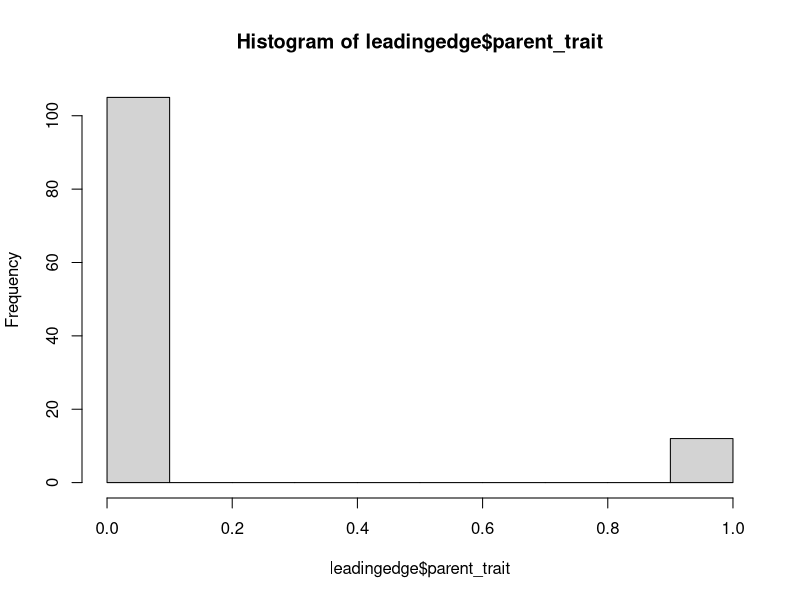
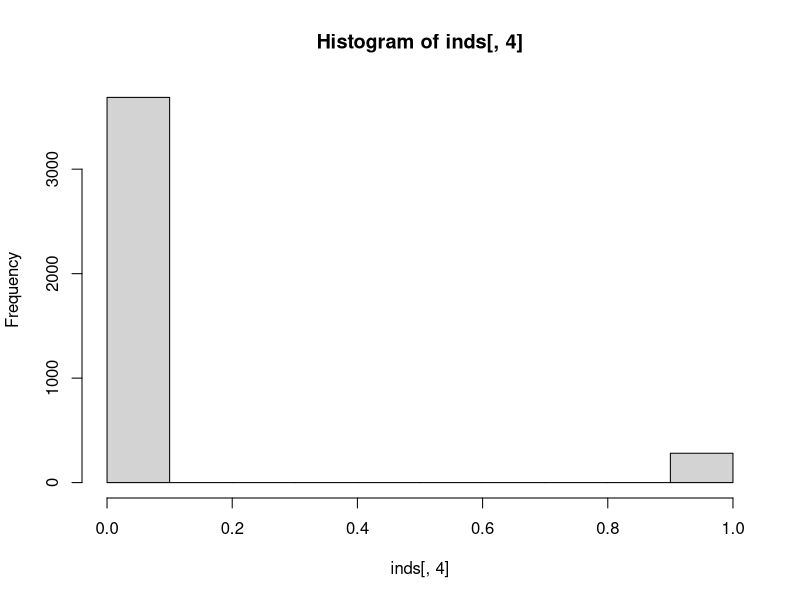
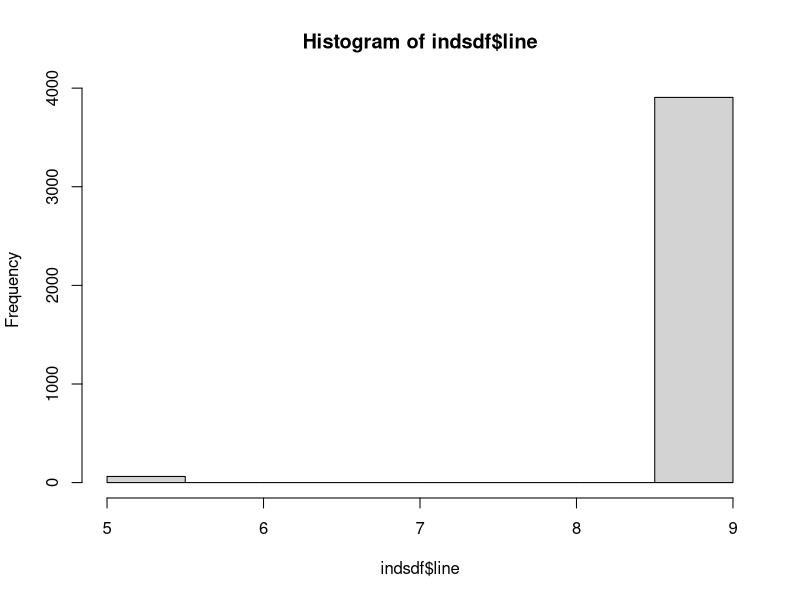
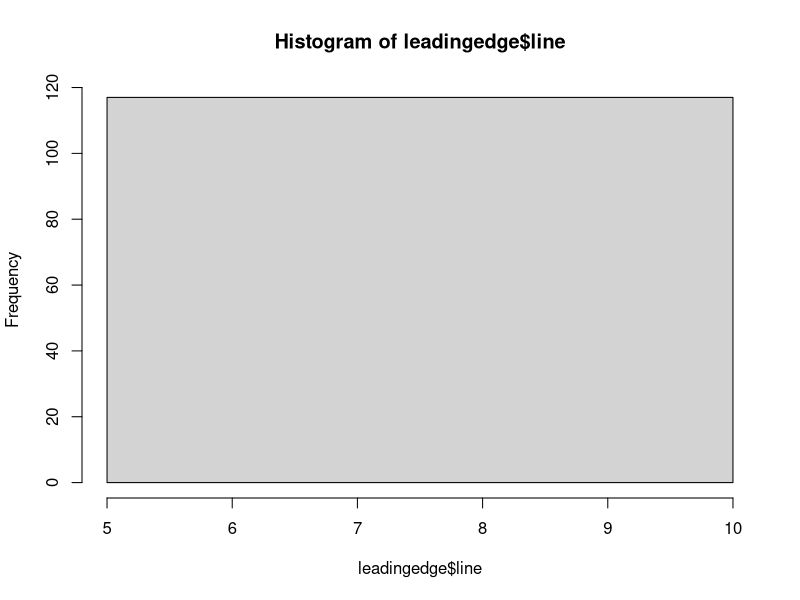
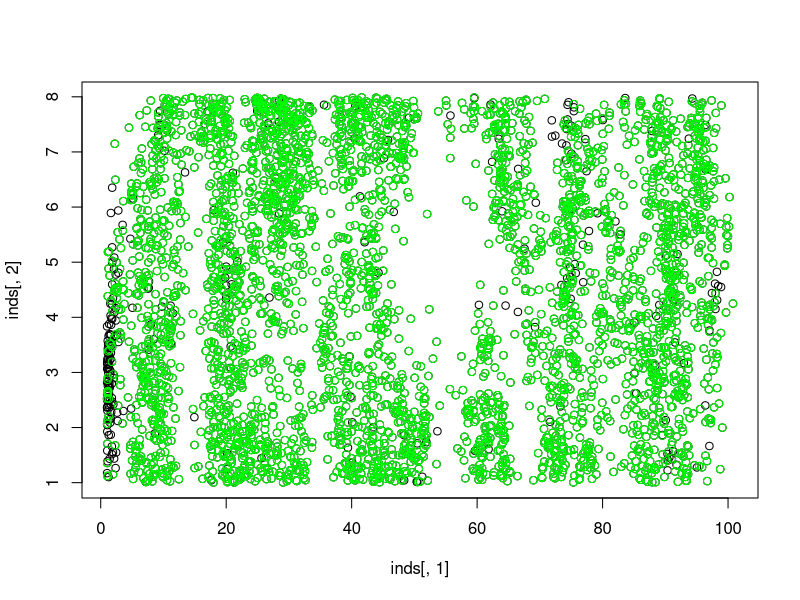

Here is the R script that generated these plots, in order:
#### IBM MATH564 v1 #################################################################

#### 04 November 2020

#### Additions from THESIS v0
## set population dynamics parameters constant
## change growth to follow simple logistic model
## add no. of neighbours column to inds matrix
## remove all traits from inds matrix, add C/D
## add mutation rate mu
## add fn to track strategies of neighbours
## add modified donation game + modify lambda with payoffs

####################################################################################

## environment parameters (don't change)
hood<-1               # maximum distance for interactions between neighbours
                      # used for computing neighbourhood in growth fn
width<-8              # width of landscape (y dimension)
length<-200           # length of landscape (x dim.)

## population parameters (don't change)
n0<-10                # number of starting individuals
lambda_base<-12       # base lambda value
K<-20                 # carrying capacity per neighbourhood
m<-1                  # dispersal (m) value
mu<-0.02              # mutation rate

## change
b<-5                  # fitness benefit
c<-0.5                # fitness cost
r<-c/b                # cost / benefit ratio

## label columns
x_col=1
y_col=2
lambda_col=3
pt_col=4
nbr_col=5
nc_col=6
repr_col=7

#### Functions for dispersal and reproduction

# model dispersal with exponential kernel, random angle
# works with initial step-through but needs more vigorous testing 
dispersal<-function(inds,xmax=length,ymax=width){
  # inds is array of individuals
  # xmax is length of landscape
  # ymax is width of landscape
  # m is coloumn corresponding to m values
  
  total_inds<-dim(inds)[1]; # get number of individuals
  dists<-rexp(total_inds,rate=m)    # define distances
  theta<-runif(total_inds,min=0,max=2*pi)   # define random direction
  delta_x<-dists*cos(theta);
  delta_y<-dists*sin(theta);
  inds[,x_col]<-inds[,x_col]+delta_x;
  inds[,y_col]<-inds[,y_col]+delta_y;
  # add reflecting boundary
  for (i in 1:total_inds){
    if (inds[i,x_col]>xmax){
      inds[i,x_col]<-2*xmax-inds[i,x_col];
    }
    if (inds[i,x_col]<1){
      inds[i,x_col]<-2-inds[i,x_col];
    }
    if (inds[i,y_col]>ymax){ #something weird here?
      inds[i,y_col]<-2*ymax-inds[i,y_col];
    }
    if (inds[i,y_col]<1){
      inds[i,y_col]<-2-inds[i,y_col];
    }
  }
  return(inds)
}

# function for reproduction
# need testing after changes
birth<-function(inds){
  total_inds<-dim(inds)[1]
  ind_cols<-dim(inds)[2]
  # count neighbours & cooperators
  for (i in 1:total_inds){
    nbr<-neighbours(inds[i,],inds)
    inds[i,nbr_col]<-sum(nbr)
    inds[i,nc_col]<-sum(ifelse(nbr,inds[,pt_col],0))
    if (inds[i,pt_col]==1){
      inds[i,nc_col]<-inds[i,nc_col]-1
    }
  }
  # adjust lambdas
  for (i in 1:total_inds){
    inds[i,lambda_col]<-max(inds[i,lambda_col]+payoffs(inds[i,]),0)
  }
  # make the babies
  for (i in 1:total_inds){
    if (inds[i,pt_col]==1 && inds[i,nbr_col]==0){
      inds[i,repr_col]==0
    }
    else
  inds[i,repr_col]<-growth(inds[i,])
  }
  total_births<-sum(inds[,repr_col])
  # make them land in the same location as parent, with same traits
 index<-rep(1:total_inds,inds[,repr_col])
 new_inds<-inds[index,]
 new_inds[,repr_col]<-NA
 new_inds[,nbr_col]<-NA
 new_inds[,nc_col]<-NA
 new_inds[,lambda_col]<-lambda_base
 # mutation for C/D
 new_inds[,pt_col]<-mutate(new_inds)
 
  return(new_inds)
}

# function to calculate growth rate
# basic testing done and working as expected
growth<-function(parent){
  # then apply logistic growth model
  det.growth<-(parent[lambda_col]*(1-parent[nbr_col]/K)) 
  det.growth<-max(0,det.growth)
  return(det.growth)
} 

# function to count number of individuals in neighbourhood
# tested, works as expected
neighbours<-function(parent,inds=inds,nhood=hood){
  neighbours_x<-inds[,x_col]>=parent[x_col]-nhood & 
    inds[,x_col]<=parent[x_col]+nhood
  neighbours_y<-inds[,y_col]>=parent[y_col]-nhood & 
    inds[,y_col]<=parent[y_col]+nhood
  k<-neighbours_x & neighbours_y
  return(k)
}

# function to update lambda due to interactions
# needs testing
payoffs<-function(parent){
  
  if (parent[pt_col]==0){
    return(parent[nc_col]*b)
  }
  else 
  return(parent[nc_col]*b-parent[nbr_col]*c)
}

# function to add mutations
# tested works as expected
mutate<-function(inds){
  rm<-runif(dim(inds)[1],0,1)
  mutation<-rm<mu
  pt_not<-abs(inds[,pt_col]-1)
  newtraits<-ifelse (mutation, pt_not, inds[,pt_col])
  return(newtraits)
}


#run simulations
x<-1
n<-1

## create a table to store info about individuals
inds0 <- array(data =0, dim=c(n0,8))
colnames(inds0)<- c("x_loc","y_loc","lambda","parent_trait","nbr","nbr_c","repr","line")
# set locations
inds0[,1]<-1
inds0[,2]<-runif(n=n0,min=1,max=width)
# set reproduction parameters
inds0[,3]<-lambda_base
# set C/D trait 1: cooperators, 0: defectors
inds0[,4]<-1
# tag gen 1
inds0[,8]<-1:n0
inds<-inds0

while(x<=n){
# simulate movement over 20 time steps
ts<-0
time_steps<-40
while(ts<time_steps){
  babies<-birth(inds);
  inds<-dispersal(babies)
  ts<-ts+1
}
# adjust lambdas
total_inds<-dim(inds)[1]
ind_cols<-dim(inds)[2]
# count neighbours & cooperators
for (i in 1:total_inds){
  nbr<-neighbours(inds[i,],inds)
  inds[i,nbr_col]<-sum(nbr)
  inds[i,nc_col]<-sum(ifelse(nbr,inds[,pt_col],0))
  if (inds[i,pt_col]==1){
    inds[i,nc_col]<-inds[i,nc_col]-1
  }
}
# adjust lambdas
for (i in 1:total_inds){
  inds[i,lambda_col]<-max(inds[i,lambda_col]+payoffs(inds[i,]),0)
}
write.csv(inds,file=paste0("inds_",r,"_0",x,".csv"))
x<-x+1
}

#for plotting
indsdf<-as.data.frame(inds)
extent<-max(indsdf$x_loc)
leadingedge<-subset(indsdf,x_loc>extent-5)
hist(leadingedge$parent_trait)
hist(inds[,4])
hist(indsdf$line)
hist(leadingedge$line)
plot(inds[,1],inds[,2]
     #,xlim=c(280,300)
     )
points(subset(indsdf,parent_trait==0)[,1],subset(indsdf,parent_trait==0)[,2],col="green")

